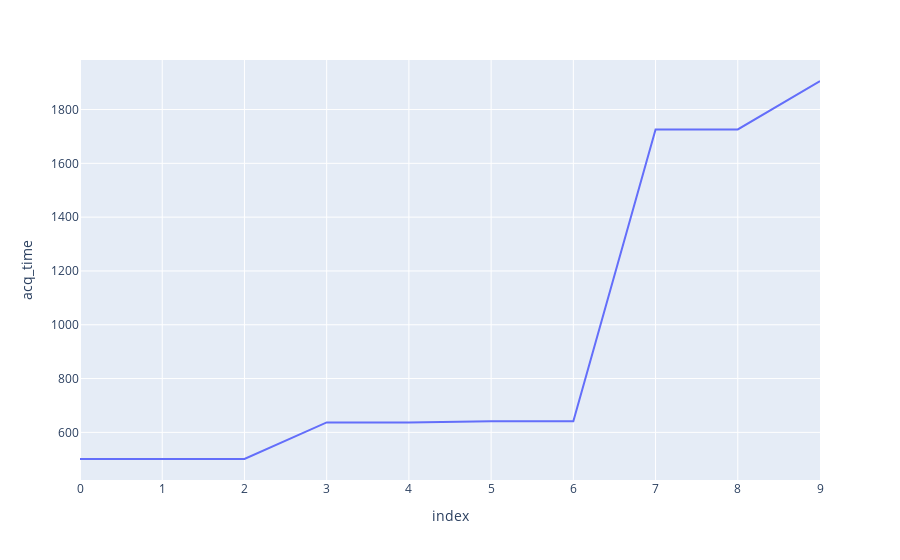

Here is the notebook cell this chart was saved with:
### Code cell
px.line(df_noaa20, y='acq_time')

### Figure 1 — Plotly figure (JSON) as saved in the notebook; plotly's stock layout.template omitted (floating-point values rounded to 4 significant figures)
{"data": [{"hovertemplate": "index=%{x}<br>acq_time=%{y}<extra></extra>", "legendgroup": "", "line": {"color": "#636efa", "dash": "solid"}, "marker": {"symbol": "circle"}, "mode": "lines", "name": "", "orientation": "v", "showlegend": false, "type": "scatter", "x": [0, 1, 2, 3, 4, 5, 6, 7, 8, 9], "xaxis": "x", "y": [501, 501, 501, 637, 637, 641, 641, 1726, 1726, 1906], "yaxis": "y"}], "layout": {"legend": {"tracegroupgap": 0}, "margin": {"t": 60}, "xaxis": {"anchor": "y", "domain": [0, 1], "title": {"text": "index"}}, "yaxis": {"anchor": "x", "domain": [0, 1], "title": {"text": "acq_time"}}}}
